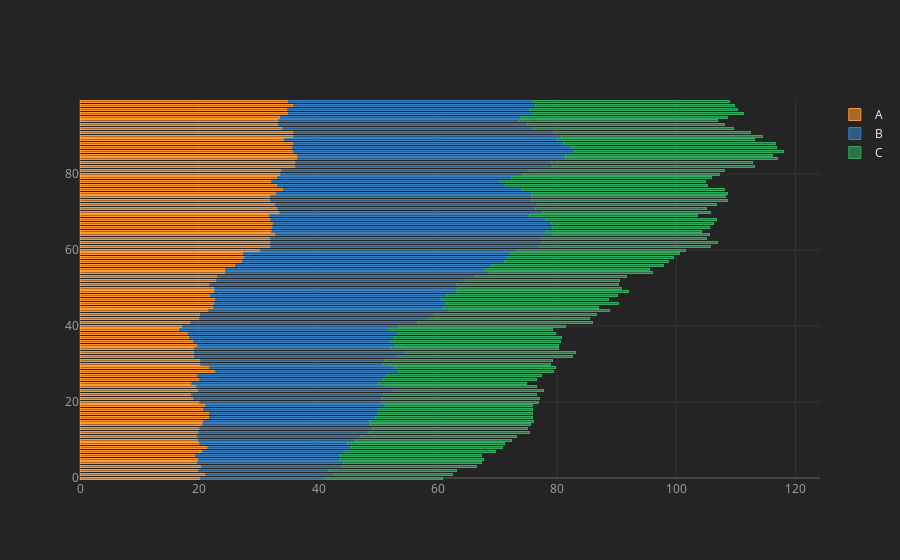

Write notebook code for a chart like this one.
### Code cell
df.iplot(kind='barh',barmode='stack',bargap=0.5)
